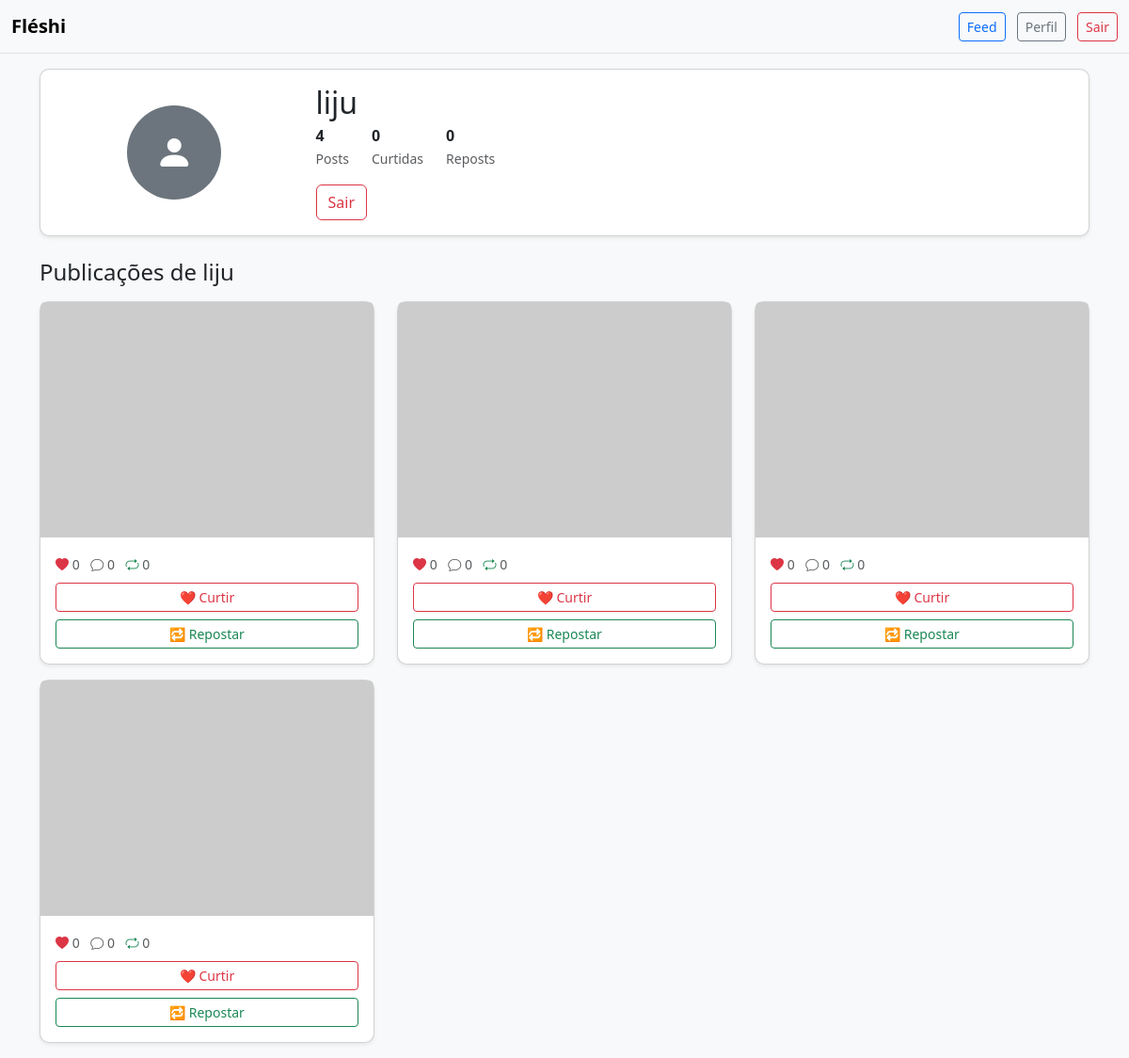
The page /profile/4 (signed in) on the database its author committed.
### appfleshi/models.py (models this page shows)
class User(db.Model, UserMixin):
    id = db.Column(db.Integer, primary_key=True)
    username = db.Column(db.String(20), unique=True)
    email = db.Column(db.String(100), unique=True, nullable=False)
    password = db.Column(db.String(60), nullable=False)
    photos = db.relationship("Photo", backref="user", lazy=True) #lista de fotos, cada foto é um objeto
    likes = db.relationship("Like", backref="user", lazy=True)
    reposts = db.relationship("Repost", backref="user", lazy=True)
    comments = db.relationship("Comment", backref="user", lazy=True)

class Photo(db.Model):
    id = db.Column(db.Integer, primary_key=True)
    file_name = db.Column(db.String(255), default= "default.png")
    upload_date = db.Column(db.DateTime(timezone=True), nullable=False, default=lambda: datetime.now(timezone.utc))
    user_id = db.Column(db.Integer, db.ForeignKey("user.id"), nullable=False)
    reposts = db.relationship("Repost", backref="photo", lazy=True)
    likes = db.relationship("Like", backref="photo", lazy=True, cascade="all, delete-orphan")
    comments = db.relationship("Comment", backref="photo", lazy=True)

### appfleshi/routes.py (the view)
@app.route("/profile/<user_id>", methods=['GET', 'POST'])
@login_required
def profile(user_id):
    if int(user_id) == int(current_user.id):
        photo_form = PhotoForm()
        if photo_form.validate_on_submit() and photo_form.photo.data:
            file = photo_form.photo.data
            secure_name = secure_filename(file.filename)
            path = os.path.join(os.path.abspath(os.path.dirname(__file__)), app.config["UPLOAD_FOLDER"], secure_name)
            file.save(path)
            photo = Photo(file_name=secure_name, user_id=current_user.id)
            db.session.add(photo)
            db.session.commit()
        return render_template('profile.html', user=current_user, form=photo_form)
    else:
        user = User.query.get(int(user_id))
        return render_template('profile.html', user=user, form=None)

### appfleshi/models.py (called while the page is built)
@login_manager.user_loader # consultando se tem ou não aquele usuário
def load_user(user_id):
    return User.query.get(int(user_id)) # consultado a tabela do banco

### appfleshi/templates/profile.html (shortened to what this page needs)
{% extends "homepage.html" %}
{% block body %}
    <body class="bg-light">
        {% include "navbar.html" %}
        <div class="container mt-3">
            <div class="card shadow-sm mb-4">
                <div class="card-body">
                    <div class="row align-items-center">
                        <div class="col-md-3 text-center">
                            <div class="rounded-circle bg-secondary mx-auto d-flex align-items-center justify-content-center"
                                 style="width: 100px; height: 100px;">
                                <i class="bi bi-person-fill text-white fs-1"></i>
                            </div>
                        </div>
                        <div class="col-md-9">
                            <h2 class="mb-1">{{ user.username }}</h2>
                            <div class="d-flex mb-3">
                                <div class="me-4">
                                    <strong class="d-block">{{ user.photos|length }}</strong>
                                    <small class="text-muted">Posts</small>
                                </div>
                                <div class="me-4">
                                    <strong class="d-block">{{ user.likes|length }}</strong>
                                    <small class="text-muted">Curtidas</small>
                                </div>
                                <div class="me-4">
                                    <strong class="d-block">{{ user.reposts|length }}</strong>
                                    <small class="text-muted">Reposts</small>
                                </div>
                            </div>
                            <a href="{{ url_for('logout') }}" class="btn btn-outline-danger">Sair</a>
                        </div>
                    </div>
                </div>
            </div>
            <div class="row">
                <div class="col-12">
                    <h4 class="mb-3">Publicações de {{ user.username }}</h4>
                    {% if user.photos %}
                    <div class="row">
                        {% for photo in user.photos %}
                        <div class="col-md-4 mb-3">
                            <div class="card shadow-sm">
                                <img src="{{ url_for('static', filename='posts_photos/' ~ photo.file_name) }}"
                                     class="card-img-top"
                                     alt="Post de {{ user.username }}"
                                     style="height: 250px; object-fit: cover;"
                                     onerror="this.src='https://via.placeholder.com/300x250?text=Imagem+Não+Encontrada'">
                                <div class="card-body">
                                    <div class="d-flex justify-content-between mb-2">
                                        <div>
                                            <small class="text-muted">
                                                <i class="bi bi-heart-fill text-danger"></i> {{ photo.likes|length }}
                                            </small>
                                            <small class="text-muted ms-2">
                                                <i class="bi bi-chat"></i> {{ photo.comments|length }}
                                            </small>
                                            <small class="text-muted ms-2">
                                                <i class="bi bi-repeat text-success"></i> {{ photo.reposts|length }}
                                            </small>
                                        </div>
                                    </div>
                                    <div class="d-grid gap-2">
                                        <a class="btn btn-outline-danger btn-sm"
                                           href="{{ url_for('like_photo', photo_id=photo.id) }}">
                                            ❤️ Curtir
                                        </a>
                                        <a class="btn btn-outline-success btn-sm"
                                           href="{{ url_for('repost_photo', photo_id=photo.id) }}">
                                            🔁 Repostar
                                        </a>
                                    </div>
                                </div>
                            </div>
                        </div>
                        {% endfor %}
                    </div>
                    {% endif %}
                </div>
            </div>
        </div>
        <link rel="stylesheet" href="https://cdn.jsdelivr.net/npm/bootstrap-icons@1.10.0/font/bootstrap-icons.css">
    </body>
{% endblock %}

### appfleshi/templates/profile.html (style rules this page uses)
.card { border-radius: 10px; }

### rows shown on the page
User: username "liju"
Photo: likes|length "0", comments|length "0", reposts|length "0"
Photo: likes|length "0", comments|length "0", reposts|length "0"
Photo: likes|length "0", comments|length "0", reposts|length "0"
Photo: likes|length "0", comments|length "0", reposts|length "0"

### other values the page prints
{{ user.photos|length }} "4"
{{ user.likes|length }} "0"
{{ user.reposts|length }} "0"
